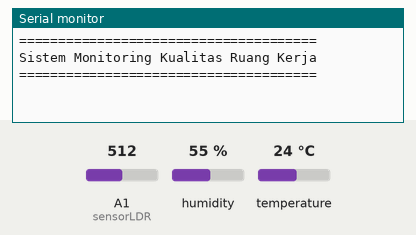
A sketch run on a simulated Arduino Uno, built with avr-gcc and run on an emulated ATmega328P. Shown: the last lines printed to the serial monitor. Inputs (shaded band) come from the test bench; at power-on: humidity 55 %, A1 (sensorLDR) = 512, temperature 24 °C.

Above: at 1.2 s.
1.3 s: humidity set to 22 %
At 4.6 s:
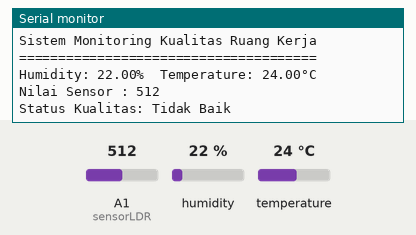
5.6 s: A1 (sensorLDR) set to 490
At 9.0 s:
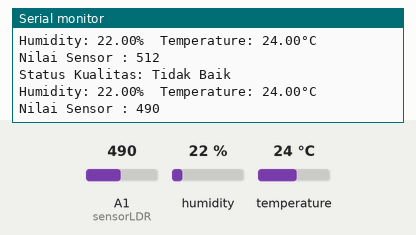
9.9 s: temperature set to 12 °C
At 13.0 s:
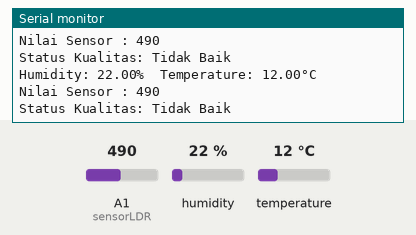
14.2 s: A1 (sensorLDR) set to 510
At 18.4 s:
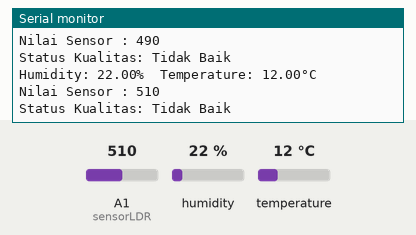
18.5 s: humidity set to 40 %
At 22.6 s:
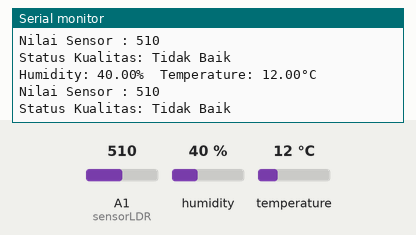
Timing chart, 0 to 23.8 s (numbered marks = the images above; inputs shaded):
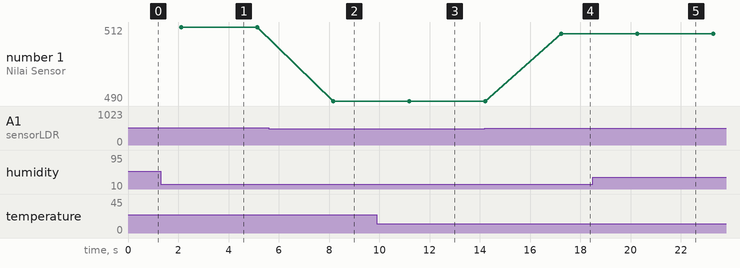

The sketch:

SCRIPT_UTS.ino
```cpp
#include "DHT.h"

 #define sensorLDR A1
 int nilaiSensor;

#define DHTPIN A0
#define DHTTYPE DHT11

#define RED_LED 9
#define BLUE_LED 11

DHT dht(DHTPIN, DHTTYPE);

float dataCelcius, dataHumidity;
int dataLightIntensity;
bool isTempGood, isHumidityGood, isLightIntensityGood, isAirQualityGood, isRoomQualityGood;

void setup() {
  Serial.begin(9600);
  Serial.println("======================================");
  Serial.println("Sistem Monitoring Kualitas Ruang Kerja");
  Serial.println("======================================");
  dht.begin();
}

void loop() {
  delay(2000);
  ReadFromDHT11();
  ReadFromLDR();
  ClasifyRoomQuality();
}

void ReadFromDHT11(){
  float humidity = dht.readHumidity();
  float tempCelcius = dht.readTemperature();
  float tempFahrenheit = dht.readTemperature(true);

  if (isnan(humidity) || isnan(tempCelcius) || isnan(tempFahrenheit))
  {
  Serial.println("Failed to read from DHT sensor!");
  return;
  }

  float hif = dht.computeHeatIndex(tempFahrenheit, humidity);
  float hic = dht.computeHeatIndex(tempCelcius, humidity, false);

  dataCelcius = tempCelcius;
  dataHumidity = humidity;

  Serial.print(F("Humidity: "));
  Serial.print(humidity);
  Serial.print(F("%  Temperature: "));
  Serial.print(tempCelcius);
  Serial.println(F("°C "));
}

void ReadFromLDR(){
 nilaiSensor = analogRead(sensorLDR);
 Serial.print("Nilai Sensor : ");
 Serial.println(nilaiSensor);
 delay(1000);
}

void ClasifyTempQuality(){
  if(dataCelcius >=23 && dataCelcius <=26){
    isTempGood = true;
  }else if(dataCelcius < 23 || dataCelcius > 26){
    isTempGood = false;
  }else{
   Serial.println("Fail to clasify temp data");
  }
}
 void ClasifyHumidityQuality(){
  if(dataHumidity >=40 && dataHumidity <=60){
    isHumidityGood = true;
  }else if(dataHumidity < 40 || dataHumidity > 60){
    isHumidityGood = false;
  }else{
   Serial.println("Fail to clasify humidity data");
  }
 }

void ClasifyAirQuality(){
  ClasifyTempQuality();
  ClasifyHumidityQuality();
  if(isTempGood && isHumidityGood){
    isAirQualityGood = true;
  }else{
    isAirQualityGood = false;
  }
}

void ClasifyLightIntensityQuality(){
  if(dataLightIntensity >=300 && dataLightIntensity <=500){
    isLightIntensityGood = true;
  }else if(dataLightIntensity < 300 || dataLightIntensity > 500){
    isLightIntensityGood = false;
  }else{
   Serial.println("Fail to clasify light intensity data");
  }
}

void ClasifyRoomQuality(){
  ClasifyAirQuality();
  ClasifyLightIntensityQuality();

  if(isLightIntensityGood && isAirQualityGood){
    isRoomQualityGood = true;
    Serial.println("Status Kualitas: Baik");
  }else if(isLightIntensityGood == false || isAirQualityGood == false){
    isRoomQualityGood = false;
    Serial.println("Status Kualitas: Tidak Baik");
  }else {
      Serial.println("Fail to clasify room data");
  }
}
```

Measured:
- after the input at 1.3 s, the serial monitor: prints a new line after 0.78 s (image 1)
- after the input at 5.6 s, the serial monitor: prints a new line after 2.6 s (image 2)
- after the input at 9.9 s, the serial monitor: prints a new line after 1.3 s (image 3)
- after the input at 14.2 s, the serial monitor: prints a new line after 3.0 s (image 4)
- after the input at 18.5 s, the serial monitor: prints a new line after 1.7 s (image 5)
- plotted number 1: 512 → 490 after the input at 5.6 s, 490 → 510 after the input at 14.2 s
